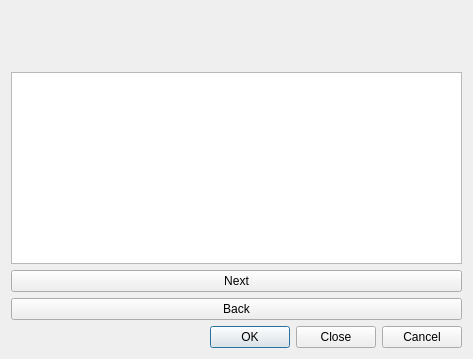
<?xml version="1.0" encoding="UTF-8"?>
<ui version="4.0">
 <class>DlgAdhocExecute</class>
 <widget class="QDialog" name="DlgAdhocExecute">
  <property name="geometry">
   <rect>
    <x>0</x>
    <y>0</y>
    <width>473</width>
    <height>359</height>
   </rect>
  </property>
  <property name="windowTitle">
   <string>Dialog</string>
  </property>
  <layout class="QVBoxLayout" name="verticalLayout">
   <item>
    <widget class="Form" name="form" native="true">
     <property name="sizePolicy">
      <sizepolicy hsizetype="Expanding" vsizetype="Expanding">
       <horstretch>0</horstretch>
       <verstretch>0</verstretch>
      </sizepolicy>
     </property>
    </widget>
   </item>
   <item>
    <widget class="QTextEdit" name="notes_area">
     <property name="sizePolicy">
      <sizepolicy hsizetype="Expanding" vsizetype="MinimumExpanding">
       <horstretch>0</horstretch>
       <verstretch>0</verstretch>
      </sizepolicy>
     </property>
     <property name="readOnly">
      <bool>true</bool>
     </property>
    </widget>
   </item>
   <item>
    <widget class="QPushButton" name="btnNext">
     <property name="text">
      <string>Next</string>
     </property>
     <property name="icon">
      <iconset theme="go-next"/>
     </property>
    </widget>
   </item>
   <item>
    <widget class="QPushButton" name="btnPrev">
     <property name="text">
      <string>Back</string>
     </property>
     <property name="icon">
      <iconset theme="go-previous"/>
     </property>
    </widget>
   </item>
   <item>
    <widget class="QDialogButtonBox" name="buttons">
     <property name="standardButtons">
      <set>QDialogButtonBox::Cancel|QDialogButtonBox::Close|QDialogButtonBox::Ok</set>
     </property>
    </widget>
   </item>
  </layout>
 </widget>
 <customwidgets>
  <customwidget>
   <class>Form</class>
   <extends>QWidget</extends>
   <header>jabbercat.widgets.forms</header>
   <container>1</container>
  </customwidget>
 </customwidgets>
 <resources/>
 <connections/>
</ui>
